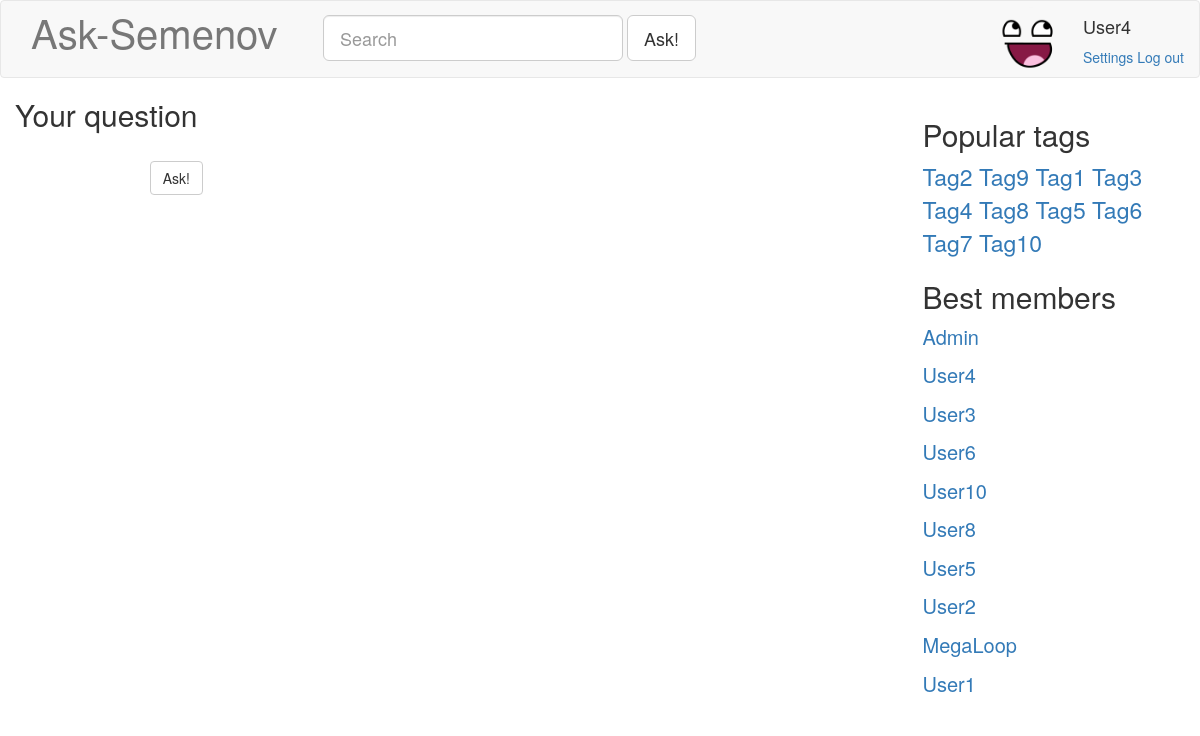
Page /ask/ (signed in) on the earlier database version.
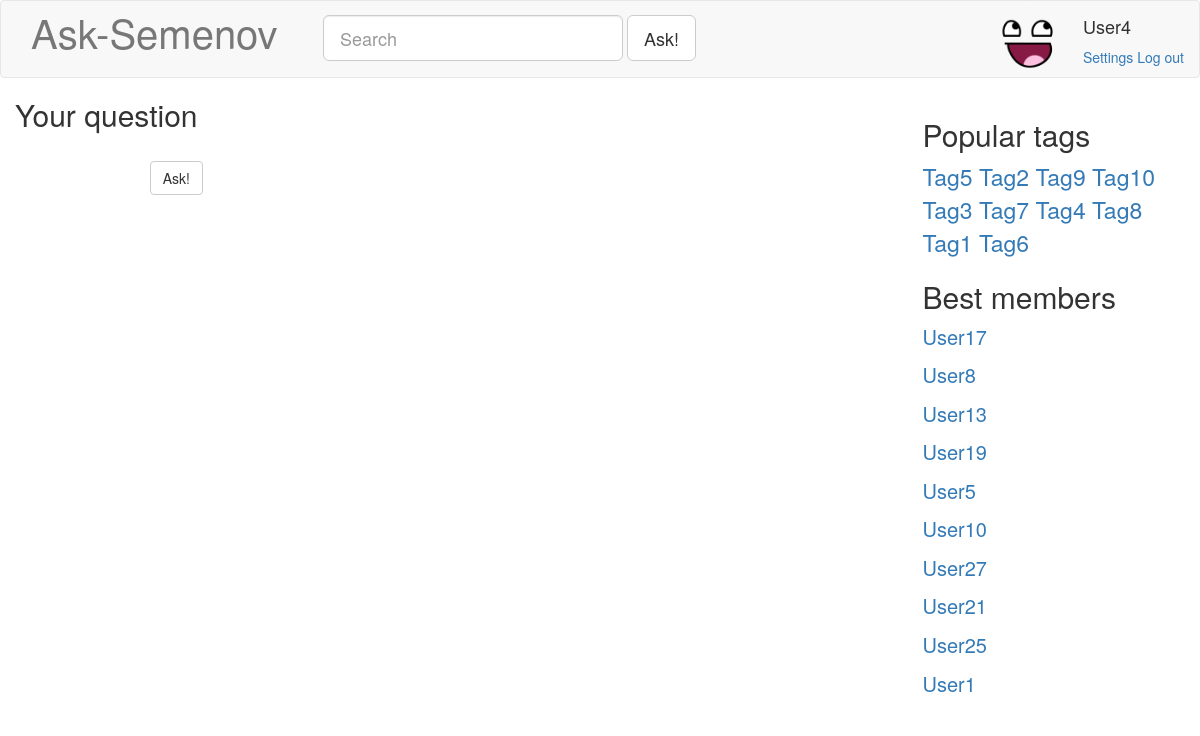
Same page on the later database version.
### blog/models.py (models this page shows, shortened)
class Tag( models.Model ):
	caption = models.CharField( unique = True, null = False, blank = False, max_length = 20 )
	objects = TagManager()
	def __str__( self ):
		return str( self.caption )
	class Meta:
		verbose_name = "Тэг"
		verbose_name_plural = "Тэги"

class Profile( models.Model ):
	user = models.OneToOneField( User, null = False, blank = False, on_delete = models.CASCADE )
	nickname = models.TextField( null = False, blank = False, max_length = 30 )
	image = models.ImageField( null = False, blank = True, upload_to = '', default = 'dummy.png', max_length = 100 )
	rating = models.IntegerField( null = False, default = 0 )
	objects = ProfileManager()
	class Meta:
		verbose_name = "Профиль"
		verbose_name_plural = "Профили"

### blog/views.py (the view)
# urls.py: url(r'^ask/$', blogViews.ask, name="askQuestion"),
@login_required( redirect_field_name='continue' )
def ask( request ):
	if ( request.method == 'POST' ):
		form = blogForms.AskForm( request.POST )
		if ( form.is_valid() ):
			newQuestion = form.save( Profile.objects.get_by_login( request.user.username ) )
			return HttpResponseRedirect( '/question/' + str( newQuestion.id ) + '/' )
	else:
		form = blogForms.AskForm()
	result = makeBase( request )
	result[ 'form' ] = form
	return render( request, 'ask.html', result )

### blog/models.py (called while the page is built)
	def rating_sorted( self ):
		return super( TagManager, self ).annotate( questionCount = models.Count( 'question' ) ).order_by( '-questionCount' )

	def rating_sorted( self ):
		return super( ProfileManager, self ).order_by( '-rating' )

	def get_by_login( self, username ):
		return super( ProfileManager, self ).get( user__username = username )

### blog/views.py (called while the page is built)
def makeBase( request ):
	result = {
		'hotTags': Tag.objects.rating_sorted()[:10],
		'bestMembers': Profile.objects.rating_sorted()[:10],
	}
	if ( request.user.is_authenticated ):
		result[ 'profile' ] = Profile.objects.get_by_login( request.user.username )
	else:
		result[ 'profile' ] = None
	return result

### templates/ask.html (shortened to what this page needs)
{% extends "base.html" %}
{% load static %}
{% block extras %} <link rel="stylesheet" href="{% static "css/forms.css" %}"> {% endblock %}
{% block customContent %}
<div class="container-fluid">
	<h2>Your question</h2>
	<form class="col-md-10 form-horizontal ask-formContainer" enctype="multipart/form-data" method="post">
		<div class="form-group">
			<div class="col-sm-7 col-sm-offset-2">
				<button type="submit" class="btn btn-default">Ask!</button>
			</div>
		</div>
	</form>
</div>
{% endblock %}

### templates/base.html (shortened to what this page needs)
{% load static %}
<!DOCTYPE html>
<html>
	<head>
		<link rel="stylesheet" href="{% static "css/bootstrap.min.css" %}">
		<link rel="stylesheet" href="{% static "css/base.css" %}">
		{% block extras %}{% endblock %}
	</head>
	<body>
		<nav class="navbar navbar-default ask-navbar">
			<div class="container-fluid">
				<div class="navbar-header col-md-3">
		      		{% url 'mainPage' as mainPageURL %}
					<a class="navbar-brand ask-navbarBrand" href="{{ mainPageURL }}">Ask-Semenov</a>
				</div>
				<div class="collapse navbar-collapse">
					{% url 'askQuestion' as askURL %}
					<form class="navbar-form navbar-left" role="search" action="{{ askURL }}">
						<div class="form-group">
							<input id="ask-mainSearchField" class="form-control input-lg" type="text"  placeholder="Search">
						</div>
						<button type="submit" class="btn btn-lg btn-default">Ask!</button>
					</form>
				{% if profile %}
					<ul class="nav navbar-nav navbar-right">
						<li class="pull-right">
							<div class="media">
								<div class="media-left media-middle">
									<a class="navbar-link" href="#">
										<img id="ask-profilePicture" class="media-object img-circle" src="{{ profile.image.url }}">
									</a>
								</div>
								<div class="media-right">
									<h4> {{ profile.nickname }}</h4>
									<div>
										{% url 'settings' as settingsURL %}
										<a href="{{ settingsURL }}">Settings</a>
										{% url 'logout' as logoutURL %}
										<a href="{{ logoutURL }}">Log out</a>
									</div>
								</div>
							</div>
						</li>
					</ul>
				{% endif %}
				</div>
			</div>
		</nav>
		<div class="row">
			<div class="container col-md-9">
			{% block customContent %}{% endblock %}
			</div>
			<div class="col-md-3 ask-rightColumn">
				<div class="ask-tagsBlock">
					<h2>Popular tags</h2>
					<div class="ask-popularTags">
					{% for tag in hotTags %}
					{% url 'taggedQuestions' tag as taggedQuestionsURL %}
						<a href="{{ taggedQuestionsURL }}">{{ tag.caption|title }}</a>
					{% endfor %}
					</div>
				</div>
				<div class="ask-bestMembersBlock">
					<h2>Best members</h2>
					<ul class="list-unstyled ask-bestMembers">
					{% for member in bestMembers %}
						<li><a href="#">{{ member.nickname }}</a></li>
					{% endfor %}
					</ul>
				</div>
			</div>
		</div>
	</body>
</html>

Differences in the rows shown:
no longer on one of the page's lists (row edited): Profile: nickname "User4"
no longer on this page (row edited): Profile: nickname "Admin"
no longer on this page (row edited): Profile: nickname "User3"
no longer on this page (row edited): Profile: nickname "User6"
no longer on this page (row edited): Profile: nickname "User2"
no longer on this page (row edited): Profile: nickname "MegaLoop"
shown differently, row unchanged: Tag "Tag5": moves up the list
shown differently, row unchanged: Tag "Tag10": moves up the list
shown differently, row unchanged: Tag "Tag7": moves up the list
shown differently, row unchanged: Tag "Tag1": moves down the list
added Profile: nickname "User17"
added Profile: nickname "User13"
added Profile: nickname "User19"
changed Profile "User10": moves down the list
added Profile: nickname "User27"
added Profile: nickname "User21"
added Profile: nickname "User25"
